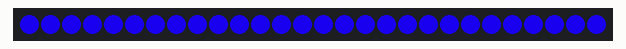
Recording of a sketch running on a simulated Arduino Uno, built with avr-gcc and run on an emulated ATmega328P. On the bench: 28 RGB LEDs in strip order, left to right. The strip is taken to match the declared colour order.

Above: at 0.15 s.
At 3.2 s:
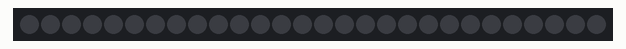

The sketch:

NeoPixelFadeAll.ino
```cpp
/*
  Brightness

  This sketch shows how to use setBrightness() with neoPixels

  Uses Adafruit's NeoPixel library: https://github.com/adafruit/Adafruit_NeoPixel

  created 28 March 2016
  by Tom Igoe

*/
#include <Adafruit_NeoPixel.h>

const int pinNumber = 2;    // Pin number of the DIN line to the neoPixels
const int pixelCount = 28;   // number of pixels

// declare the strip of pixels:
Adafruit_NeoPixel strip = Adafruit_NeoPixel(pixelCount, pinNumber, NEO_RGB + NEO_KHZ800);

void setup() {
  strip.begin();    // initialize pixel strip
  strip.show();     // Initialize all pixels to 'off'

  // turn on all the pixels first:
  for (int pixel = 0; pixel < pixelCount; pixel++) {
    strip.setPixelColor(pixel, 0x1500CC);
  }
  strip.show();
}

void loop() {
  // loop from brightest to dimmest:
  for (int brightness = 255; brightness >= 0; brightness--) {
    for (int pixel = 0; pixel < pixelCount; pixel++) {
      strip.setBrightness(brightness);    // set the brightness

      // brightness just acts as a limit on whatever color you set, so
      // you still have to set color for all the pixels, but you'll get
      // a dimmed version of the color you set:
      // loop over all the pixels, turn on one at a time:
      strip.setPixelColor(pixel, 0x1500CC);
    }
    strip.show();                             // refresh the strip
    delay(10);                               // wait a hundredth of a second
  }
  delay(1000);
}
```

Measured:
- by itself, everything shown: repeats every 4.1 s, in 12 steps
- what the display in image 1 shows lasts 1.0 s, from 3.1 s to 4.1 s
